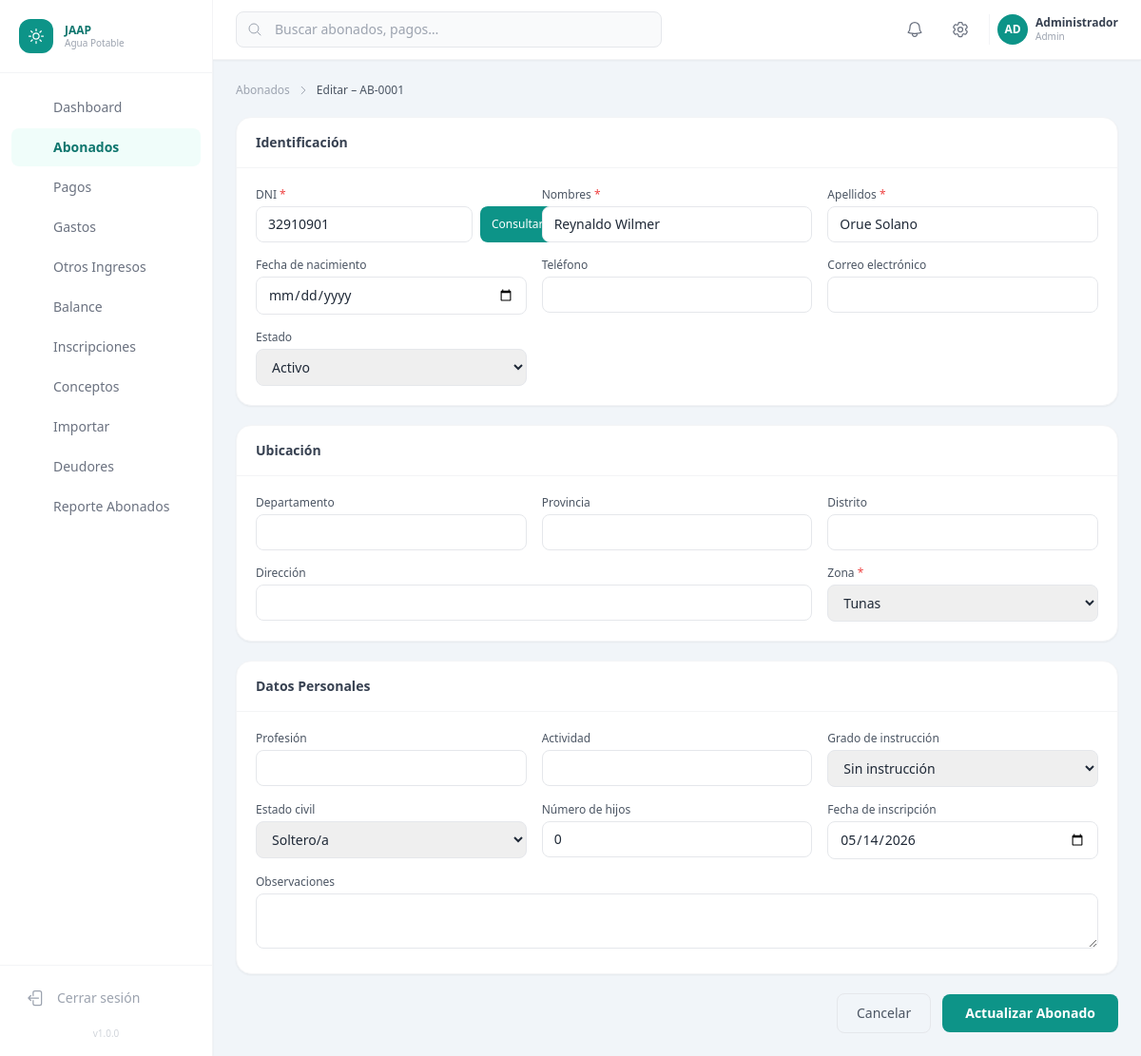
The page /abonados/editar.php?id=1 (signed in) on the database its author committed.
### tables this page shows
CREATE TABLE `abonados` (
  `id`                INT UNSIGNED    NOT NULL AUTO_INCREMENT,
  `codigo`            VARCHAR(20)     NOT NULL COMMENT 'Código interno del abonado',
  `dni`               VARCHAR(8)      NOT NULL,
  `nombres`           VARCHAR(100)    NOT NULL,
  `apellidos`         VARCHAR(100)    NOT NULL,
  `fecha_nacimiento`  DATE            NULL,
  `departamento`      VARCHAR(100)    NOT NULL DEFAULT '',
  `provincia`         VARCHAR(100)    NOT NULL DEFAULT '',
  `distrito`          VARCHAR(100)    NOT NULL DEFAULT '',
  `direccion`         TEXT            NULL,
  `zona`              ENUM('porvenir','tunas','cerro_de_pasco') NOT NULL DEFAULT 'porvenir',
  `profesion`         VARCHAR(100)    NULL,
  `actividad`         VARCHAR(100)    NULL,
  `grado_instruccion` ENUM(
    'sin_instruccion','primaria_incompleta','primaria_completa',
    'secundaria_incompleta','secundaria_completa',
    'tecnico','universitario','posgrado'
  ) NOT NULL DEFAULT 'sin_instruccion',
  `estado_civil`      ENUM('soltero','casado','conviviente','viudo','divorciado') NOT NULL DEFAULT 'soltero',
  `telefono`          VARCHAR(15)     NULL,
  `email`             VARCHAR(100)    NULL,
  `numero_hijos`      TINYINT UNSIGNED NOT NULL DEFAULT 0,
  `fecha_inscripcion` DATE            NULL,
  `estado`            ENUM('activo','inactivo','cortado','suspension_temporal') NOT NULL DEFAULT 'activo',
  `observaciones`     TEXT            NULL,
  `creado_por`        INT UNSIGNED    NULL,
  `created_at`        TIMESTAMP       NOT NULL DEFAULT CURRENT_TIMESTAMP,
  `updated_at`        TIMESTAMP       NOT NULL DEFAULT CURRENT_TIMESTAMP ON UPDATE CURRENT_TIMESTAMP,
  PRIMARY KEY (`id`),
  UNIQUE KEY `uk_dni`    (`dni`),
  UNIQUE KEY `uk_codigo` (`codigo`),
  KEY `idx_zona`   (`zona`),
  KEY `idx_estado` (`estado`),
  CONSTRAINT `fk_abonado_creado` FOREIGN KEY (`creado_por`) REFERENCES `usuarios_sistema` (`id`) ON DELETE SET NULL
);

### config/config.php (called while the page is built, shortened)
<?php
function e(string $s): string
{
    return htmlspecialchars($s, ENT_QUOTES | ENT_HTML5, 'UTF-8');
}

### abonados/editar.php (the view, shortened to what this page needs)
<?php
$id = (int)($_GET['id'] ?? 0);
$pdo      = getDB();
$abonado  = $pdo->prepare("SELECT * FROM abonados WHERE id = ?");
$abonado->execute([$id]);
$a = $abonado->fetch();
?>
<?php require_once __DIR__ . '/../includes/header.php'; ?>
<?php require_once __DIR__ . '/../includes/sidebar.php'; ?>
<div class="flex flex-col flex-1 overflow-hidden">
  <?php require_once __DIR__ . '/../includes/topbar.php'; ?>
  <main class="flex-1 overflow-y-auto p-6">
    <div class="flex items-center gap-2 text-xs text-gray-400 mb-5">
      <a href="<?= APP_URL ?>/abonados/index.php" class="hover:text-brand-600">Abonados</a>
      <svg class="w-3 h-3" fill="none" viewBox="0 0 24 24" stroke-width="2" stroke="currentColor">
        <path stroke-linecap="round" stroke-linejoin="round" d="m8.25 4.5 7.5 7.5-7.5 7.5" />
      </svg>
      <span class="text-gray-600 font-medium">Editar – <?= e($a['codigo']) ?></span>
    </div>
    <form method="POST" action="" x-data="{ nHijos: <?= (int)$a['numero_hijos'] ?> }" class="space-y-5">
      <div class="bg-white rounded-2xl shadow-sm border border-gray-100 overflow-hidden">
        <div class="px-5 py-4 border-b border-gray-100"><h2 class="text-sm font-semibold text-gray-700">Identificación</h2></div>
        <div class="p-5 grid grid-cols-1 sm:grid-cols-3 gap-4">
          <div>
            <label class="block text-xs font-medium text-gray-600 mb-1">DNI <span class="text-red-500">*</span></label>
            <div class="flex gap-2">
              <input id="dni" name="dni" type="text" maxlength="8" pattern="\d{8}" value="<?= e($a['dni']) ?>" required
                     class="flex-1 px-3 py-2 text-sm border border-gray-200 rounded-lg focus:outline-none focus:ring-2 focus:ring-brand-300">
              <button type="button" id="btnBuscarDni"
                      class="px-3 py-2 text-xs bg-brand-600 hover:bg-brand-700 text-white rounded-lg font-medium transition-colors">
                Consultar
              </button>
            </div>
          </div>
          <div>
            <label class="block text-xs font-medium text-gray-600 mb-1">Nombres <span class="text-red-500">*</span></label>
            <input id="nombres" name="nombres" type="text" value="<?= e($a['nombres']) ?>" required
                   class="w-full px-3 py-2 text-sm border border-gray-200 rounded-lg focus:outline-none focus:ring-2 focus:ring-brand-300">
          </div>
          <div>
            <label class="block text-xs font-medium text-gray-600 mb-1">Apellidos <span class="text-red-500">*</span></label>
            <input id="apellidos" name="apellidos" type="text" value="<?= e($a['apellidos']) ?>" required
                   class="w-full px-3 py-2 text-sm border border-gray-200 rounded-lg focus:outline-none focus:ring-2 focus:ring-brand-300">
          </div>
          <div>
            <label class="block text-xs font-medium text-gray-600 mb-1">Fecha de nacimiento</label>
            <input name="fecha_nacimiento" type="date" value="<?= e($a['fecha_nacimiento'] ?? '') ?>"
                   class="w-full px-3 py-2 text-sm border border-gray-200 rounded-lg focus:outline-none focus:ring-2 focus:ring-brand-300">
          </div>
          <div>
            <label class="block text-xs font-medium text-gray-600 mb-1">Teléfono</label>
            <input name="telefono" type="tel" value="<?= e($a['telefono'] ?? '') ?>"
                   class="w-full px-3 py-2 text-sm border border-gray-200 rounded-lg focus:outline-none focus:ring-2 focus:ring-brand-300">
          </div>
          <div>
            <label class="block text-xs font-medium text-gray-600 mb-1">Correo electrónico</label>
            <input name="email" type="email" value="<?= e($a['email'] ?? '') ?>"
                   class="w-full px-3 py-2 text-sm border border-gray-200 rounded-lg focus:outline-none focus:ring-2 focus:ring-brand-300">
          </div>
          <div>
            <label class="block text-xs font-medium text-gray-600 mb-1">Estado</label>
            <select name="estado"
                    class="w-full px-3 py-2 text-sm border border-gray-200 rounded-lg focus:outline-none focus:ring-2 focus:ring-brand-300">
              <?php foreach (ESTADOS_ABONADO as $k => $v): ?>
                <option value="<?= e($k) ?>" <?= $a['estado'] === $k ? 'selected' : '' ?>><?= e($v) ?></option>
              <?php endforeach; ?>
            </select>
          </div>
        </div>
      </div>
      <div class="bg-white rounded-2xl shadow-sm border border-gray-100 overflow-hidden">
        <div class="px-5 py-4 border-b border-gray-100"><h2 class="text-sm font-semibold text-gray-700">Ubicación</h2></div>
        <div class="p-5 grid grid-cols-1 sm:grid-cols-3 gap-4">
          <div>
            <label class="block text-xs font-medium text-gray-600 mb-1">Departamento</label>
            <input name="departamento" type="text" value="<?= e($a['departamento']) ?>"
                   class="w-full px-3 py-2 text-sm border border-gray-200 rounded-lg focus:outline-none focus:ring-2 focus:ring-brand-300">
          </div>
          <div>
            <label class="block text-xs font-medium text-gray-600 mb-1">Provincia</label>
            <input name="provincia" type="text" value="<?= e($a['provincia']) ?>"
                   class="w-full px-3 py-2 text-sm border border-gray-200 rounded-lg focus:outline-none focus:ring-2 focus:ring-brand-300">
          </div>
          <div>
            <label class="block text-xs font-medium text-gray-600 mb-1">Distrito</label>
            <input name="distrito" type="text" value="<?= e($a['distrito']) ?>"
                   class="w-full px-3 py-2 text-sm border border-gray-200 rounded-lg focus:outline-none focus:ring-2 focus:ring-brand-300">
          </div>
          <div class="sm:col-span-2">
            <label class="block text-xs font-medium text-gray-600 mb-1">Dirección</label>
            <input name="direccion" type="text" value="<?= e($a['direccion'] ?? '') ?>"
                   class="w-full px-3 py-2 text-sm border border-gray-200 rounded-lg focus:outline-none focus:ring-2 focus:ring-brand-300">
          </div>
          <div>
            <label class="block text-xs font-medium text-gray-600 mb-1">Zona <span class="text-red-500">*</span></label>
            <select name="zona" required
                    class="w-full px-3 py-2 text-sm border border-gray-200 rounded-lg focus:outline-none focus:ring-2 focus:ring-brand-300">
              <?php foreach (ZONAS as $k => $v): ?>
                <option value="<?= e($k) ?>" <?= $a['zona'] === $k ? 'selected' : '' ?>><?= e($v) ?></option>
              <?php endforeach; ?>
            </select>
          </div>
        </div>
      </div>
      <div class="bg-white rounded-2xl shadow-sm border border-gray-100 overflow-hidden">
        <div class="px-5 py-4 border-b border-gray-100"><h2 class="text-sm font-semibold text-gray-700">Datos Personales</h2></div>
        <div class="p-5 grid grid-cols-1 sm:grid-cols-3 gap-4">
          <div>
            <label class="block text-xs font-medium text-gray-600 mb-1">Profesión</label>
            <input name="profesion" type="text" value="<?= e($a['profesion'] ?? '') ?>"
                   class="w-full px-3 py-2 text-sm border border-gray-200 rounded-lg focus:outline-none focus:ring-2 focus:ring-brand-300">
          </div>
          <div>
            <label class="block text-xs font-medium text-gray-600 mb-1">Actividad</label>
            <input name="actividad" type="text" value="<?= e($a['actividad'] ?? '') ?>"
                   class="w-full px-3 py-2 text-sm border border-gray-200 rounded-lg focus:outline-none focus:ring-2 focus:ring-brand-300">
          </div>
          <div>
            <label class="block text-xs font-medium text-gray-600 mb-1">Grado de instrucción</label>
            <select name="grado_instruccion"
                    class="w-full px-3 py-2 text-sm border border-gray-200 rounded-lg focus:outline-none focus:ring-2 focus:ring-brand-300">
              <?php foreach (GRADOS_INSTRUCCION as $k => $v): ?>
                <option value="<?= e($k) ?>" <?= $a['grado_instruccion'] === $k ? 'selected' : '' ?>><?= e($v) ?></option>
              <?php endforeach; ?>
            </select>
          </div>
          <div>
            <label class="block text-xs font-medium text-gray-600 mb-1">Estado civil</label>
            <select name="estado_civil"
                    class="w-full px-3 py-2 text-sm border border-gray-200 rounded-lg focus:outline-none focus:ring-2 focus:ring-brand-300">
              <?php foreach (ESTADOS_CIVILES as $k => $v): ?>
                <option value="<?= e($k) ?>" <?= $a['estado_civil'] === $k ? 'selected' : '' ?>><?= e($v) ?></option>
              <?php endforeach; ?>
            </select>
          </div>
          <div>
            <label class="block text-xs font-medium text-gray-600 mb-1">Número de hijos</label>
            <input name="numero_hijos" type="number" min="0" max="20" x-model="nHijos"
                   value="<?= (int)$a['numero_hijos'] ?>"
                   class="w-full px-3 py-2 text-sm border border-gray-200 rounded-lg focus:outline-none focus:ring-2 focus:ring-brand-300">
          </div>
          <div>
            <label class="block text-xs font-medium text-gray-600 mb-1">Fecha de inscripción</label>
            <input name="fecha_inscripcion" type="date" value="<?= e($a['fecha_inscripcion'] ?? '') ?>"
                   class="w-full px-3 py-2 text-sm border border-gray-200 rounded-lg focus:outline-none focus:ring-2 focus:ring-brand-300">
          </div>
          <div class="sm:col-span-3">
            <label class="block text-xs font-medium text-gray-600 mb-1">Observaciones</label>
            <textarea name="observaciones" rows="2"
                      class="w-full px-3 py-2 text-sm border border-gray-200 rounded-lg focus:outline-none focus:ring-2 focus:ring-brand-300"><?= e($a['observaciones'] ?? '') ?></textarea>
          </div>
        </div>
      </div>
      <div class="flex items-center gap-3 justify-end">
        <a href="<?= APP_URL ?>/abonados/ver.php?id=<?= $id ?>"
           class="px-5 py-2.5 text-sm text-gray-600 border border-gray-200 rounded-lg hover:bg-gray-50 transition-colors">
          Cancelar
        </a>
        <button type="submit"
                class="px-6 py-2.5 text-sm font-semibold bg-brand-600 hover:bg-brand-700 text-white rounded-lg transition-colors">
          Actualizar Abonado
        </button>
      </div>
    </form>
  </main>
</div>
<?php require_once __DIR__ . '/../includes/footer.php'; ?>

### rows shown on the page
abonados: codigo "AB-0001", dni "32910901", nombres "Reynaldo Wilmer", apellidos "Orue Solano", estado "Activo", zona "Tunas", grado_instruccion "Sin instrucción", estado_civil "Soltero/a", numero_hijos "0", fecha_inscripcion "05/14/2026"

### other values the page prints
$item['label'] "Dashboard"
$item['label'] "Abonados"
$item['label'] "Pagos"
$item['label'] "Gastos"
$item['label'] "Otros Ingresos"
$item['label'] "Balance"
$item['label'] "Inscripciones"
$item['label'] "Conceptos"
$item['label'] "Importar"
$item['label'] "Deudores"
$item['label'] "Reporte Abonados"
APP_VERSION "1.0.0"
mb_substr($user['nombre'], 0, 2) "AD"
$user['nombre'] "Administrador"
$user['rol'] "Admin"
